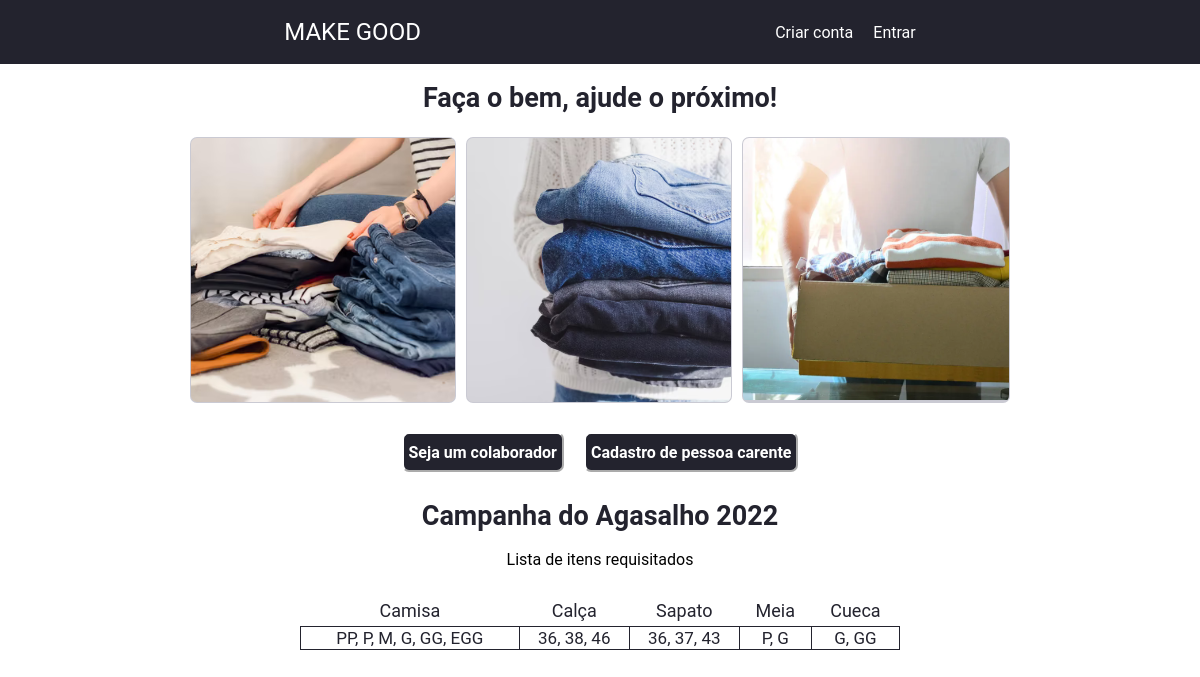
Before: / with the older database file.
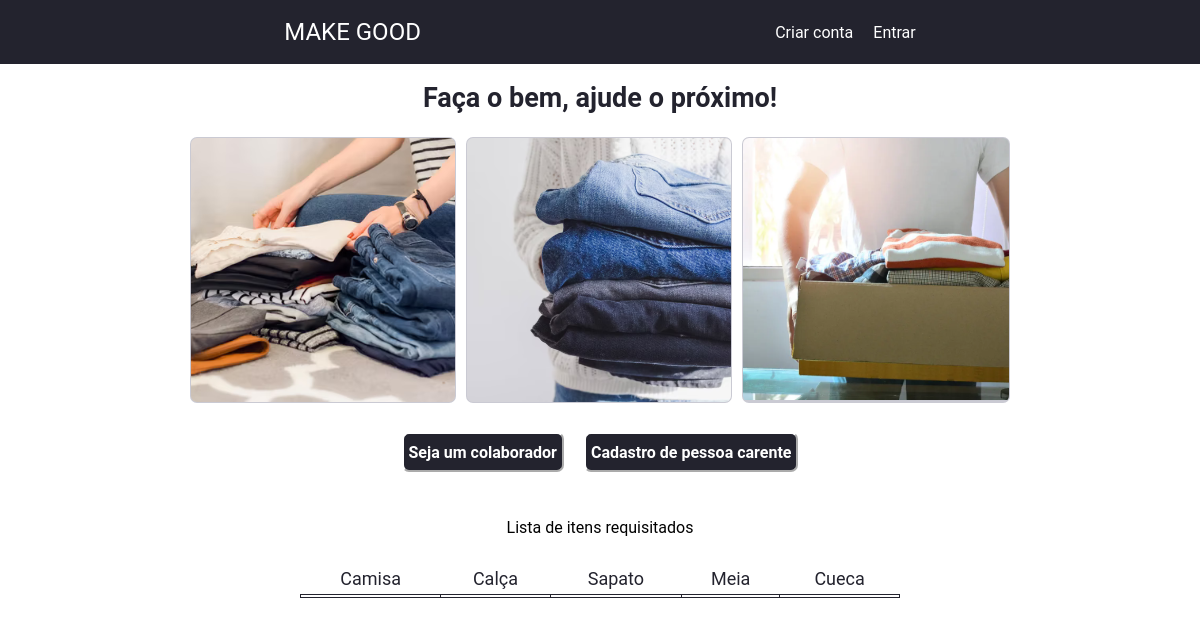
After: the same page with the newer database file.
### tables this page shows
CREATE TABLE `campanha` (
  `id` int(11) NOT NULL,
  `nome_campanha` text NOT NULL,
  `camisa` text NOT NULL,
  `calca` text NOT NULL,
  `sapato` text NOT NULL,
  `meia` text NOT NULL,
  `cueca` text NOT NULL
);

### index.php (the view, shortened to what this page needs)
<?php include "cabecalho.php";
include_once "conexao.php";
$script_sql = "Select MAX(id) FROM campanha";
$sql = mysqli_query($conexao, $script_sql);
$ultima_insercao = mysqli_fetch_array($sql);
$script_sql = "SELECT * FROM campanha WHERE id = '$ultima_insercao[0]'";
$sql = mysqli_query($conexao, $script_sql);
?>
<body>
  <header>
    <nav class="navbar">
      <a class="logo" href="index.php">Make Good</a>
      <ul class="nav-list">
        <li>
        </li>
        <li>
          <a href="cadastro_funcionario.php" class="btn_criar_conta">Criar conta</a>
        </li>
        <li>
          <a href="login_funcionario.php" class="btn_entrar">Entrar</a>
        </li>
      </ul>
    </nav>
  </header>
  <main class="container">
    <div class="campanha">
      <h1>Faça o bem, ajude o próximo!</h1>
      <ul class="list-campanha">
        <li>
          <a href="">
            <img class="activator" src="imagens/img_home1.svg" />
          </a>
        </li>
        <li>
          <a href="">
            <img class="activator" src="imagens/img_home2.svg" />
          </a>
        </li>
        <li>
          <a href="">
            <img class="activator" src="imagens/img_home3.svg" />
          </a>
        </li>
      </ul>
      <ul class="list-botoes">
        <li>
          <button class=" btn-seja-doador">
            <a href="formulario_doador.php">Seja um colaborador</a>
          </button>
        </li>
        <li>
          <button class="btn-seja-doador">
            <a href="formulario_donatario.php">Cadastro de pessoa carente</a>
          </button>
        </li>
      </ul>
      <?php
      $ultima_campanha = mysqli_fetch_assoc($sql);
      echo "<h1>" . $ultima_campanha['nome_campanha'] . "</h1>";
      ?>
      <p style="display: flex; justify-content: center;">Lista de itens requisitados</p>
    </div>
    <table>
      <thread>
        <th>Camisa</th>
        <th>Calça</th>
        <th>Sapato</th>
        <th>Meia</th>
        <th>Cueca</th>
      </thread>
      <tbody>
        <?php
        echo "<td>" . $ultima_campanha['camisa'] . "</td>";
        echo "<td>" . $ultima_campanha['calca'] . "</td>";
        echo "<td>" . $ultima_campanha['sapato'] . "</td>";
        echo "<td>" . $ultima_campanha['meia'] . "</td>";
        echo "<td>" . $ultima_campanha['cueca'] . "</td>";
        ?>
      </tbody>
    </table>
  </main>
</body>
</html>

### cabecalho.php (shortened to what this page needs)
<!DOCTYPE html>
<html lang="pt-br">
<head>
  <link rel="stylesheet" href="style.css" />
</head>

### style.css (style rules this page uses)
* { font-family: 'Roboto', sans-serif; -webkit-font-smoothing: antiliased; }
html { font-size: 62.5%; }
html, body { margin: 0; padding: 0; box-sizing: border-box; }
h1 { display: flex; text-align: center; justify-content: center; font-size: 2.7rem; color: #23232e; }
body { width: 100vw; height: 100vh; }
a { color: #ffff; text-decoration: none; transition: 0.3s; font-size: 1.6rem; }
nav { display: flex; justify-content: space-evenly; align-items: center; background-color: #23232e; height: 8vh; width: 100%; }
a.logo { padding: 10px; font-size: 2.4rem; text-transform: uppercase; justify-self: center; }
.nav-list { list-style: none; display: flex; cursor: pointer; align-items:center; align-content: center; }
.nav-list li { padding: 10px; }
.container { display: flex; justify-items: center; align-items: center; flex-direction: column; height: 100vh; width: 100vw; }
.list-campanha { display: flex; flex-wrap: wrap; list-style: none; align-items: center; justify-content: center; padding: 0; }
.list-botoes { display: flex; flex-wrap: wrap; list-style: none; align-items: center; justify-content: center; padding: 0; }
.list-campanha li { margin: auto; }
.list-campanha img { padding: 1px; margin: 5px; background: #cacad3; border-radius: 7px; cursor: pointer; flex: 1 1 20px; }
.btn-seja-doador { padding: 5px; margin: 10px; width: auto; height: 40px; border-color: white; background: #23232e; color: white; font-weight: bold; border-radius: 7px; display: flex; align-items: center; justify-content: center; }
p { font-size: 1.6rem; }
table { width: 50vw; border-collapse: collapse; text-align: center; margin-top: 10px; margin-block-end: 10px; }
td { border: solid 0.5px #23232e; font-size: 1.2rem; }
th { color: #23232e; font-size: 1.8rem; right: 25px; font-weight: 400; padding: 5px; }
td { color: #23232e; font-size: 1.7rem; }

Changed rows visible on the page:
removed campanha: nome_campanha "Campanha do Agasalho 2022", camisa "PP, P, M, G, GG, EGG", calca "36, 38, 46", sapato "36, 37, 43", meia "P, G", cueca "G, GG"
